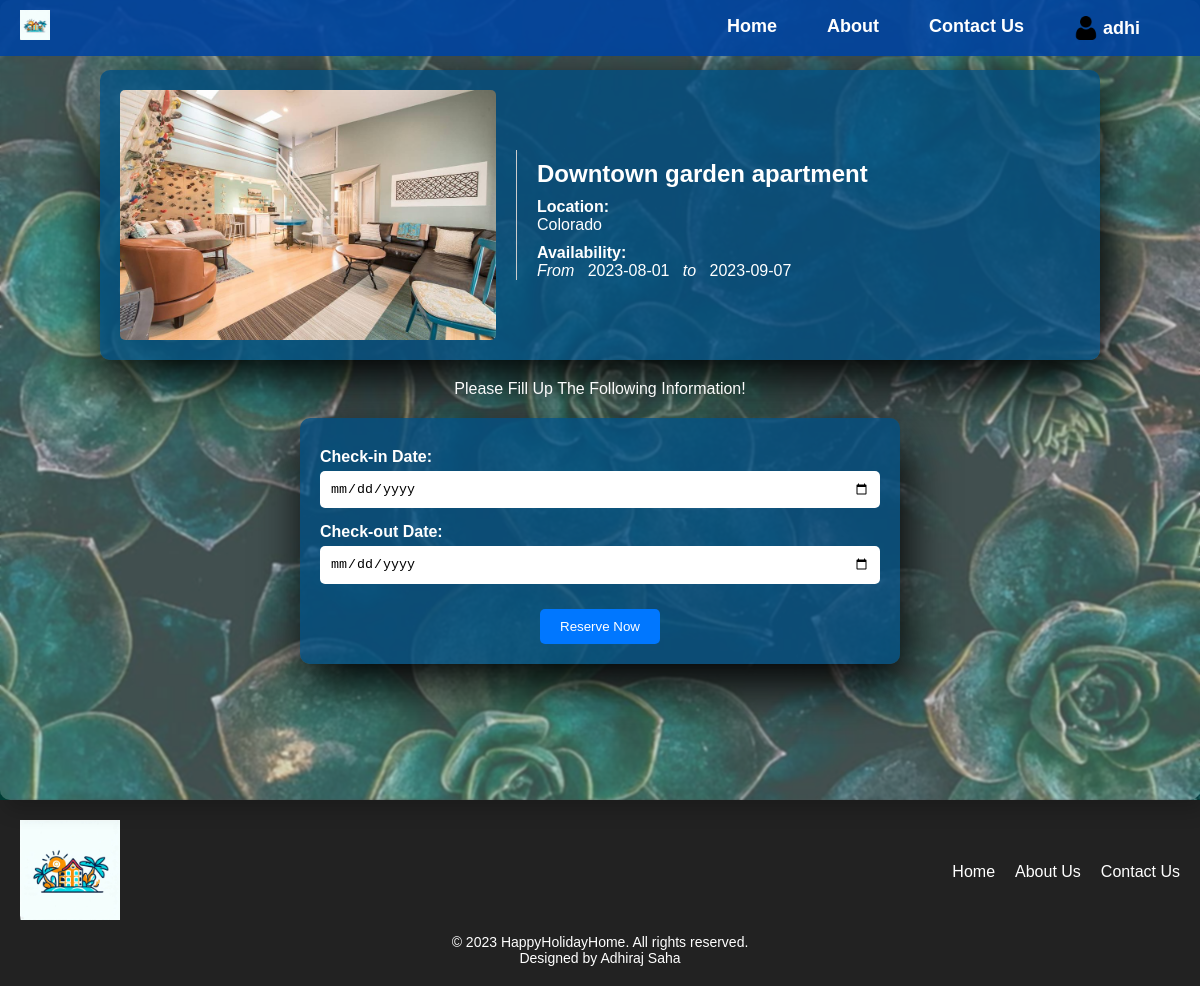
/reserve.php?home_id=2 (signed in), run on an earlier commit of the app's database.
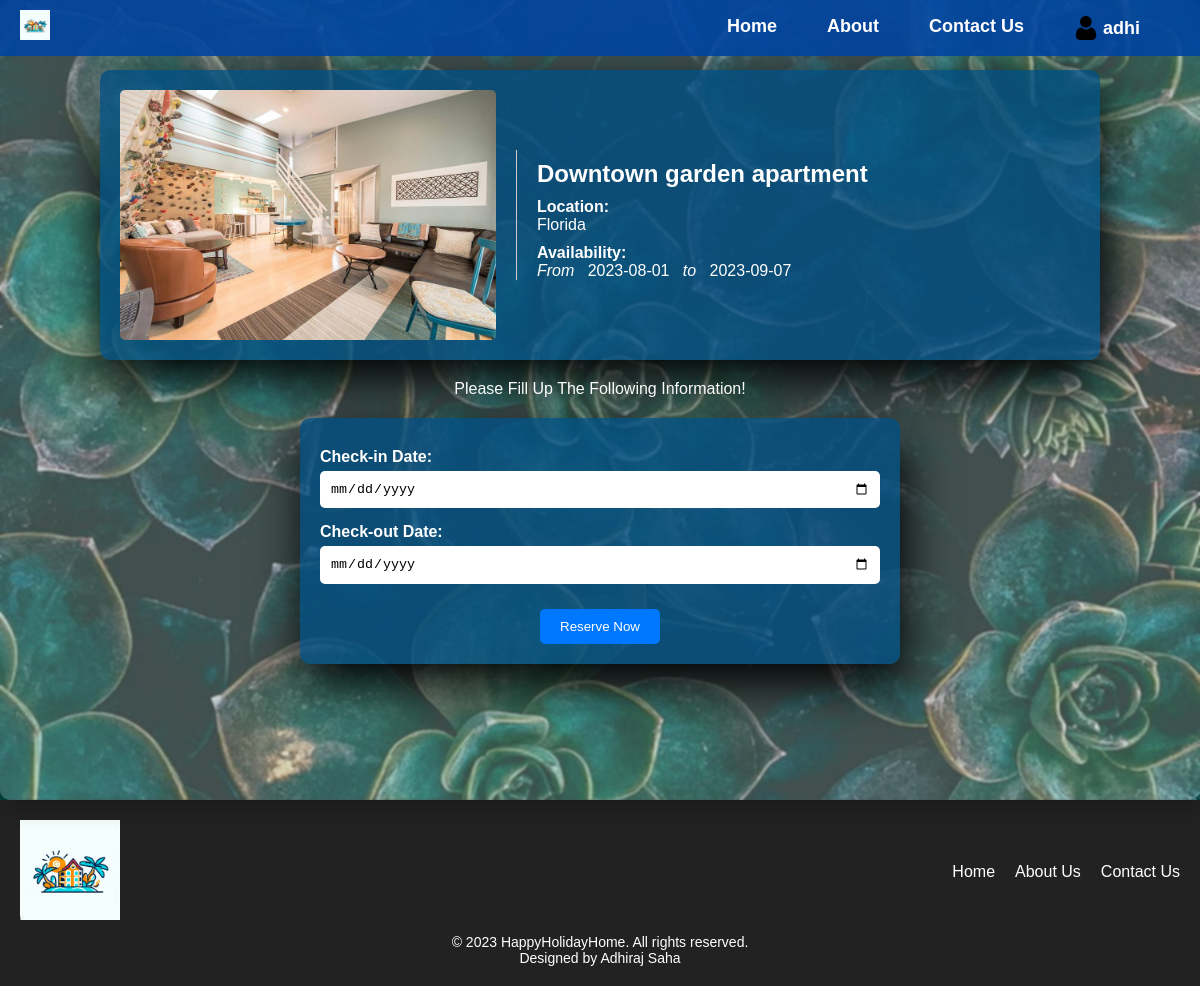
And on a later commit of the database.
### tables this page shows
CREATE TABLE `holiday_homes` (
  `home_id` int(255) NOT NULL,
  `name` varchar(255) NOT NULL,
  `location` varchar(255) NOT NULL,
  `availability_start` date DEFAULT NULL,
  `availability_end` date DEFAULT NULL,
  `description` text NOT NULL,
  `rating` decimal(10,1) NOT NULL,
  `image_path` varchar(255) NOT NULL,
  `price` decimal(10,2) NOT NULL
);

### reserve.php (the view, shortened to what this page needs)
<?php
include("inc/db.php");
$reservationSuccess = false;
$reservationError = "";
$selectedHome = null;
if (isset($_GET['home_id'])) {
    $homeId = $_GET['home_id'];
    $query = "SELECT * FROM holiday_homes WHERE home_id = $homeId";
    $result = mysqli_query($conn, $query);
    if ($result && mysqli_num_rows($result) > 0) {
        $selectedHome = mysqli_fetch_assoc($result);
    } else {
        $reservationError = "Selected home not found.";
    }
}
?>
<!DOCTYPE html>
<html lang="en">
<head>
    <link rel="stylesheet" href="assets/css/reserve.css">
    <link rel="stylesheet" href="assets/css/header.css">
    <link rel="stylesheet" href="assets/css/footer.css">
    <link rel="stylesheet" href="assets/css/responsive.css">
</head>
<body>
    <?php include("inc/header.php"); ?>
    <div class="container">
    <?php
    if ($selectedHome) {
        echo "<div class='holiday-home'>";
        echo "<img src='{$selectedHome['image_path']}' alt='{$selectedHome['name']}' class='home-image'>";
        echo "<div class='holiday-details'>";
        echo "<h2>{$selectedHome['name']}</h2>";
        echo "<p class='label'>Location:</p>";
        echo "<p>{$selectedHome['location']}</p>";
        echo "<p class='label'>Availability:</p>";
        echo "<p><i>From</i> &nbsp; {$selectedHome['availability_start']} &nbsp; <i>to</i> &nbsp; {$selectedHome['availability_end']}</p>";
            echo "</div>";
            echo "</div>";
            if (isset($reservationSuccess)) {
                echo "<p class='success'>Please Fill Up The Following Information!</p>";
            } elseif (isset($reservationError)) {
                echo "<p class='error'>$reservationError</p>";
            }
        echo "<form method='post' action=''>";
        echo "<label for='checkIn'>Check-in Date:</label>";
        echo "<input type='date' name='checkIn' required>";
        echo "<label for='checkOut'>Check-out Date:</label>";
        echo "<input type='date' name='checkOut' required>";
        echo "<button type='submit' class='btn'>Reserve Now</button>";
        echo "</form>";
    } elseif ($reservationError) {
        echo "<p class='error'>$reservationError</p>";
    } else {
        echo "<p>No home selected.</p>";
    }
        ?>
    </div>
    <?php include("inc/footer.php"); ?>
</body>
</html>

What changed in the data, as far as the page shows it:
changed holiday_homes "Downtown garden apartment": location "Colorado" → "Florida"
